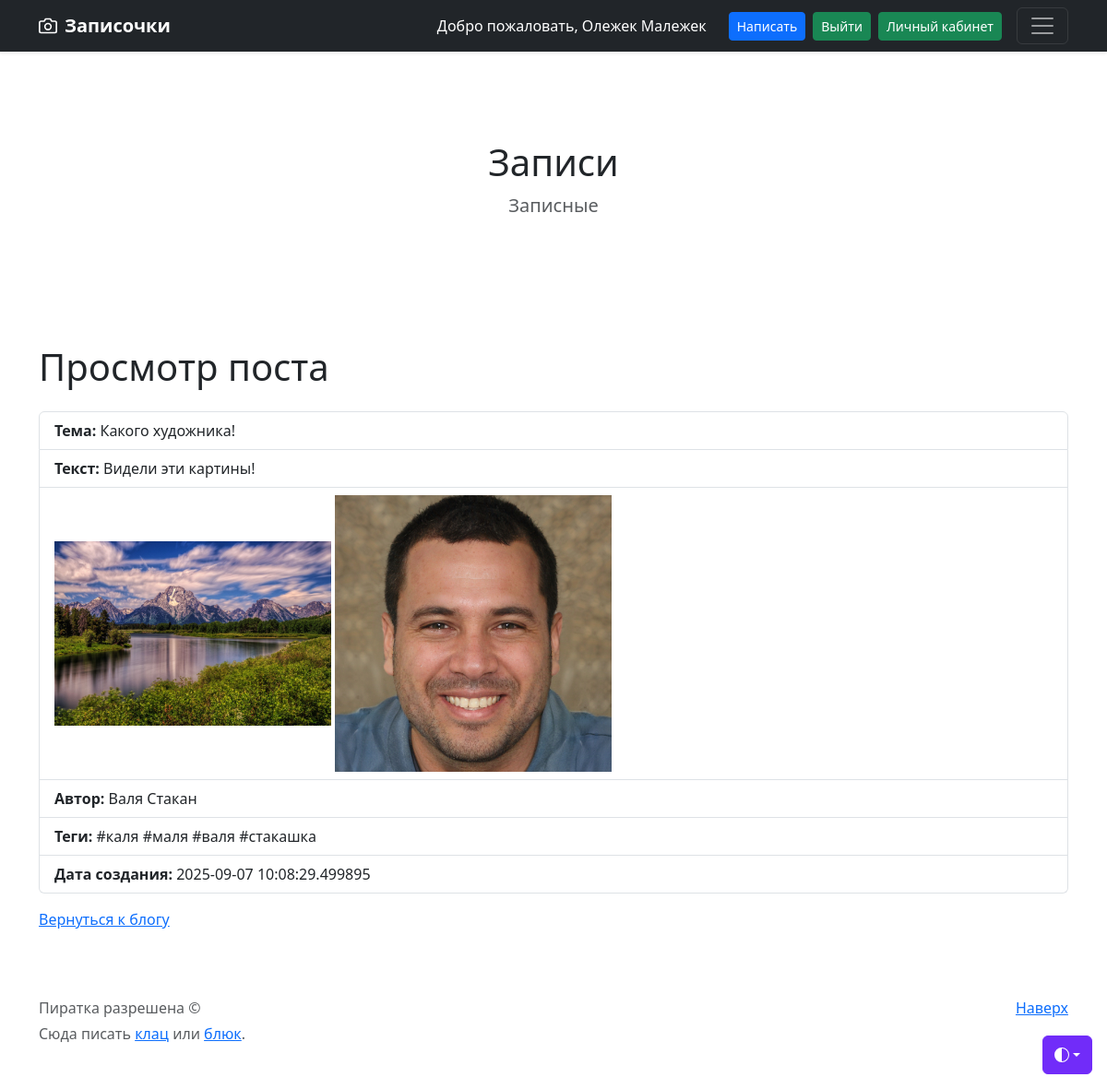
The app's page /post/2 (signed in) with its own data.
### models.py (models this page shows, shortened)
class Base(Model):
    class Meta:
        database = db

class User(Base):
    first_name = CharField()
    last_name = CharField()
    email = CharField(unique=True)
    password_hash = CharField()
    image_path = CharField(null=True)

class Blog(Base):
    name = CharField()
    text = CharField()
    author = ForeignKeyField(User)
    created_on = DateTimeField(default=datetime.now())
    @property
    def images(self):
        images = BlogImage.select().where(BlogImage.blog == self)
        return images
    @property
    def tags(self):
        tags = BlogTags.select().where(BlogTags.blog == self)
        return tags

class BlogImage(Base):
    blog = ForeignKeyField(Blog)
    image_path = CharField(null=True)

class BlogTags(Base):
    blog = ForeignKeyField(Blog)
    text = CharField(null=True)

### app.py (the view)
@app.route('/post/<int:post_id>', methods=['GET'])
def post_detail(post_id):
    post = Blog.get(Blog.id == post_id)
    return render('post_detail.html', post=post)

### app.py (called while the page is built)
@app.before_request
def get_user():
    user_id = session.get('user_id')
    if user_id:
        user = User.get_or_none(User.id == user_id)
    else:
        user = None
    request.user = user

def render(template, **kwargs):
    return render_template(template, **kwargs, user=request.user)

### templates/post_detail.html (shortened to what this page needs)
{% extends "base.html" %}
{% block content %}
<h1 class="mb-4">Просмотр поста</h1>
<ul class="list-group">
    <li class="list-group-item"><strong>Тема:</strong> {{ post.name }}</li>
    <li class="list-group-item"><strong>Текст:</strong> {{ post.text }}</li>
    <li class="list-group-item">
        <div class="image-container" style="min-height:300px;">
            {% for image in post.images %}
            <img src="/{{ image.image_path }}" alt="Image" class="img-fluid" style="max-width:300px;">
            {% endfor %}
        </div>
    </li>
    <li class="list-group-item"><strong>Автор:</strong> {{ post.author.first_name }} {{ post.author.last_name }}
    </li>
    <li class="list-group-item"><strong>Теги:</strong>
        {% for tag in post.tags %}
        #{{ tag.text }}
        {% endfor %}
    </li>
    <li class="list-group-item"><strong>Дата создания:</strong> {{ post.created_on }}</li>
</ul>
<p class="mt-3"><a href="{{ url_for('index') }}">Вернуться к блогу</a></p>
{% endblock %}

### templates/base.html (shortened to what this page needs)
<!doctype html>
<html lang="ru" data-bs-theme="auto">
<head>
    <link href="https://cdn.jsdelivr.net/npm/bootstrap@5.3.0/dist/css/bootstrap.min.css"
          rel="stylesheet"
>
</head>
<body>
<div class="dropdown position-fixed bottom-0 end-0 mb-3 me-3 bd-mode-toggle">
    <button class="btn btn-bd-primary py-2 dropdown-toggle d-flex align-items-center"
            id="bd-theme"
            type="button"
            aria-expanded="false"
            data-bs-toggle="dropdown"
            aria-label="Toggle theme (auto)">
        <svg class="bi my-1 theme-icon-active" width="1em" height="1em">
            <use href="#circle-half"></use>
        </svg>
    </button>
</div>
<header data-bs-theme="dark">
    <div class="navbar navbar-dark bg-dark shadow-sm">
        <div class="container d-flex justify-content-between align-items-center">
            <a href="#" class="navbar-brand d-flex align-items-center">
                <strong style="color: white">Записочки</strong>
            </a>
            <div class="d-flex align-items-center ms-auto gap-2 me-3">
                {% if user %}
                <span class="text-white me-3">Добро пожаловать, {{user.first_name}} {{user.last_name}}</span>
                <a href="{{ url_for('add_post') }}" class="btn btn-primary btn-sm">Написать</a>
                <a href="{{ url_for('logout') }}" class="btn btn-success btn-sm">Выйти</a>
                <a href="{{ url_for('profile') }}" class="btn btn-success btn-sm">Личный кабинет</a>
                {% else %}
                <a href="{{ url_for('register') }}" class="btn btn-success btn-sm">Регистрация</a>
                <a href="{{ url_for('login') }}" class="btn btn-success btn-sm">Войти</a>
                {% endif %}
            </div>
            <button class="navbar-toggler" type="button" data-bs-toggle="collapse" data-bs-target="#navbarHeader"
                    aria-controls="navbarHeader" aria-expanded="false" aria-label="Toggle navigation">
                <span class="navbar-toggler-icon"></span>
            </button>
        </div>
    </div>
</header>
<section class="py-5 text-center container">
    <div class="row py-lg-5">
        <div class="col-lg-6 col-md-8 mx-auto">
            <h1 class="fw-light">Записи</h1>
            <p class="lead text-body-secondary">Записные</p>
        </div>
    </div>
</section>
<main class="container my-4">
    {% block content %}{% endblock %}
</main>
<footer class="text-body-secondary py-5">
    <div class="container">
        <p class="float-end mb-1">
            <a href="#">Наверх</a>
        </p>
        <p class="mb-1">Пиратка разрешена &copy; </p>
        <p class="mb-0">Сюда писать <a href="/">клац</a> или <a href="/docs/5.3/getting-started/introduction/">блюк</a>.
        </p>
    </div>
</footer>
</body>
</html>

### templates/base.html (style rules this page uses)
.bi { vertical-align: -.125em; fill: currentColor; }
.btn-bd-primary { --bd-violet-bg: #712cf9; --bd-violet-rgb: 112.520718, 44.062154, 249.437846; --bs-btn-font-weight: 600; --bs-btn-color: var(--bs-white); --bs-btn-bg: var(--bd-violet-bg); --bs-btn-border-color: var(--bd-violet-bg); --bs-btn-hover-color: var(--bs-white); --bs-btn-hover-bg: #6528e0; --bs-btn-hover-border-color: #6528e0; --bs-btn-focus-shadow-rgb: var(--bd-violet-rgb); --bs-btn-active-color: var(--bs-btn-hover-color); --bs-btn-active-bg: #5a23c8; --bs-btn-active-border-color: #5a23c8; }
.bd-mode-toggle { z-index: 1500; }

### records on screen
User: first_name "Олежек", last_name "Малежек"
Blog: name "Какого художника!", text "Видели эти картины!", created_on "2025-09-07 10:08:29.499895"
BlogImage: image_path (picture)
BlogImage: image_path (picture)
User: author.first_name "Валя", author.last_name "Стакан"
BlogTags: text "каля"
BlogTags: text "маля"
BlogTags: text "валя"
BlogTags: text "стакашка"
